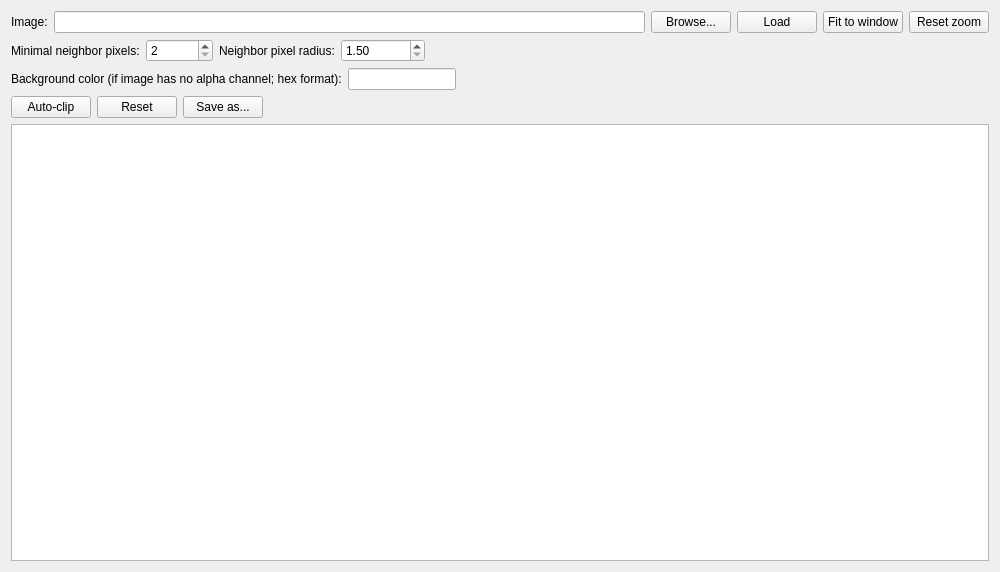
<?xml version="1.0" encoding="UTF-8"?>
<ui version="4.0">
 <class>MainWindow</class>
 <widget class="QMainWindow" name="MainWindow">
  <property name="geometry">
   <rect>
    <x>0</x>
    <y>0</y>
    <width>1000</width>
    <height>572</height>
   </rect>
  </property>
  <property name="minimumSize">
   <size>
    <width>1000</width>
    <height>0</height>
   </size>
  </property>
  <property name="windowTitle">
   <string>ImageAutoClipper</string>
  </property>
  <widget class="QWidget" name="centralWidget">
   <layout class="QVBoxLayout" name="verticalLayout">
    <item>
     <layout class="QHBoxLayout" name="horizontalLayout">
      <item>
       <widget class="QLabel" name="label">
        <property name="text">
         <string>Image:</string>
        </property>
       </widget>
      </item>
      <item>
       <widget class="QLineEdit" name="pathBox"/>
      </item>
      <item>
       <widget class="QPushButton" name="browseBtn">
        <property name="text">
         <string>Browse...</string>
        </property>
       </widget>
      </item>
      <item>
       <widget class="QPushButton" name="loadBtn">
        <property name="text">
         <string>Load</string>
        </property>
       </widget>
      </item>
      <item>
       <widget class="QPushButton" name="fitToWindowBtn">
        <property name="text">
         <string>Fit to window</string>
        </property>
       </widget>
      </item>
      <item>
       <widget class="QPushButton" name="resetZoomBtn">
        <property name="text">
         <string>Reset zoom</string>
        </property>
       </widget>
      </item>
     </layout>
    </item>
    <item>
     <layout class="QHBoxLayout" name="horizontalLayout_2">
      <item>
       <widget class="QLabel" name="label_3">
        <property name="text">
         <string>Minimal neighbor pixels:</string>
        </property>
       </widget>
      </item>
      <item>
       <widget class="QSpinBox" name="minimalNeighborPixelsBox">
        <property name="minimum">
         <number>2</number>
        </property>
        <property name="maximum">
         <number>999999</number>
        </property>
       </widget>
      </item>
      <item>
       <widget class="QLabel" name="label_4">
        <property name="text">
         <string>Neighbor pixel radius:</string>
        </property>
       </widget>
      </item>
      <item>
       <widget class="QDoubleSpinBox" name="neighborPixelRadiusBox">
        <property name="minimum">
         <double>1.500000000000000</double>
        </property>
        <property name="maximum">
         <double>999999.000000000000000</double>
        </property>
       </widget>
      </item>
      <item>
       <spacer name="horizontalSpacer_2">
        <property name="orientation">
         <enum>Qt::Horizontal</enum>
        </property>
        <property name="sizeHint" stdset="0">
         <size>
          <width>40</width>
          <height>20</height>
         </size>
        </property>
       </spacer>
      </item>
     </layout>
    </item>
    <item>
     <layout class="QHBoxLayout" name="horizontalLayout_3">
      <item>
       <widget class="QLabel" name="label_5">
        <property name="text">
         <string>Background color (if image has no alpha channel; hex format):</string>
        </property>
       </widget>
      </item>
      <item>
       <widget class="QLineEdit" name="colorBox">
        <property name="sizePolicy">
         <sizepolicy hsizetype="Minimum" vsizetype="Fixed">
          <horstretch>0</horstretch>
          <verstretch>0</verstretch>
         </sizepolicy>
        </property>
        <property name="maxLength">
         <number>10</number>
        </property>
       </widget>
      </item>
      <item>
       <spacer name="horizontalSpacer">
        <property name="orientation">
         <enum>Qt::Horizontal</enum>
        </property>
        <property name="sizeHint" stdset="0">
         <size>
          <width>40</width>
          <height>20</height>
         </size>
        </property>
       </spacer>
      </item>
     </layout>
    </item>
    <item>
     <layout class="QHBoxLayout" name="horizontalLayout_4">
      <item>
       <widget class="QPushButton" name="autoClipBtn">
        <property name="text">
         <string>Auto-clip</string>
        </property>
       </widget>
      </item>
      <item>
       <widget class="QPushButton" name="resetBtn">
        <property name="text">
         <string>Reset</string>
        </property>
       </widget>
      </item>
      <item>
       <widget class="QPushButton" name="saveAsBtn">
        <property name="text">
         <string>Save as...</string>
        </property>
       </widget>
      </item>
      <item>
       <spacer name="horizontalSpacer_3">
        <property name="orientation">
         <enum>Qt::Horizontal</enum>
        </property>
        <property name="sizeHint" stdset="0">
         <size>
          <width>40</width>
          <height>20</height>
         </size>
        </property>
       </spacer>
      </item>
     </layout>
    </item>
    <item>
     <widget class="GraphicsViewEx" name="graphicsView"/>
    </item>
   </layout>
  </widget>
 </widget>
 <layoutdefault spacing="6" margin="11"/>
 <customwidgets>
  <customwidget>
   <class>GraphicsViewEx</class>
   <extends>QGraphicsView</extends>
   <header>graphicsviewex.h</header>
  </customwidget>
 </customwidgets>
 <resources/>
 <connections/>
</ui>
